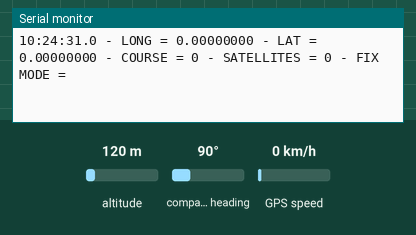
This sketch was run on a simulated ESP32. Parts: the last lines printed to the serial monitor. The inputs (shaded band) are chosen by the test bench; at power-on: altitude 120 m, compass heading 90°, GPS speed 0 km/h. The GPS gets a fix after 3 s at 37.7749, -122.4194 with 8 satellites.

Above: at 1.3 s.
1.4 s: altitude set to 20 m
At 2.4 s:
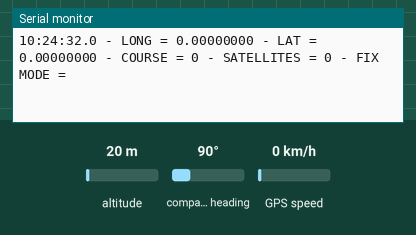
5.5 s: compass heading set to 7°
At 6.4 s:
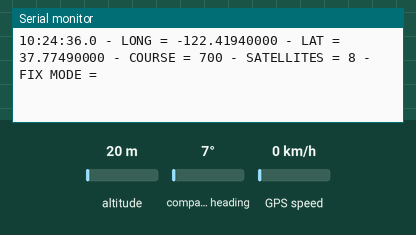
9.6 s: GPS speed set to 30 km/h
At 10.3 s:
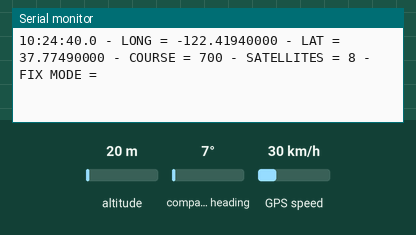
13.7 s: altitude set to 250 m
At 14.4 s:
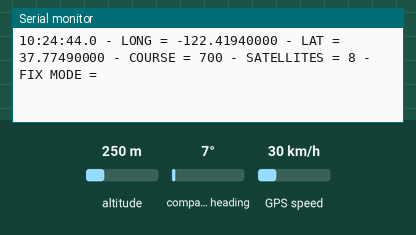
17.8 s: compass heading set to 90°
At 18.7 s:
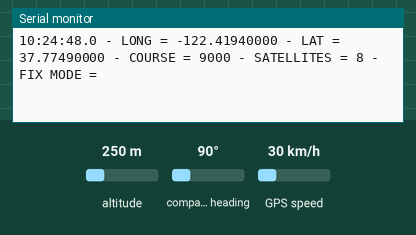
Timing chart, 0 to 21.9 s (numbered marks = the images above; inputs shaded):
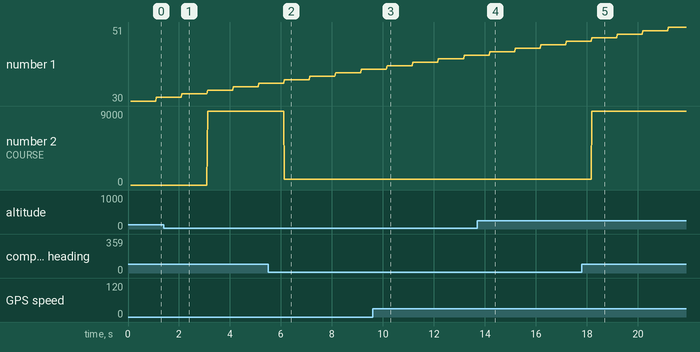

Measured:
- after the input at 5.5 s, the serial monitor: prints a new line after 0.62 s (image 2)
- after the input at 17.8 s, the serial monitor: prints a new line after 0.39 s (image 5)
- plotted number 2: 9000 → 700 after the input at 5.5 s, 700 → 9000 after the input at 17.8 s

The sketch:

3a-GNSS_test.ino
```cpp
/* ------------------------------------------------------
 *
 * @insipration:
 *     http://arduiniana.org/libraries/tinygpsplus/
 *
 * @brief:  This program feeds TinyGPSPlus object with GNSS_SERIAL buffer data
 *          and dumps updated GNSS time on USB (Serial) port.
 *
 * @board:
 *    ESP32 Feather
 *
 * @GNSS module:
 *    Drotek DP0601 RTK GNSS (XL F9P)
 *
 * @wiring:
 *      ESP32 RX        ->  DP0601 UART1 B3 (TX)
 *      ESP32 Vin (5V)  ->  DP0601 UART1 B1 (5V)
 *      ESP32 GND       ->  DP0601 UART1 B6 (GND)
 *
 * @ports:
 *      Serial (115200 baud)
 *      GNSS_SERIAL (configured baudrate for DP0601)
 *
 * ------------------------------------------------------
 */
/* ############################
 * #    GLOBAL DEFINITIONS                                         #
 * ############################
 */
/* ###################
 * #    LIBRARIES    #
 * ###################
 */
#include <TinyGPSPlus.h>

/* #################
 * #    PROGRAM    #
 * #################
 */

// GNSS serial port
HardwareSerial Serialrx(1);
#define PIN_RX 16
#define PIN_TX 17
// #define POWER_PIN 25 // used for F9P on Micro PCI Card

// TinyGPSPlus instance to store GNSS NMEA data (datetim, position, etc.)
TinyGPSPlus gps;
TinyGPSCustom gnssFixMode(gps, "GNGGA", 6);

void setup() {
  // pinMode(POWER_PIN, OUTPUT);
  // digitalWrite(POWER_PIN, HIGH);

  // Setup Serial ports for commmunication
  Serial.begin(115200);
  Serialrx.begin(115200, SERIAL_8N1, PIN_RX, PIN_TX);
  delay(100);
}

void loop() {
  // While GNSS_SERIAL buffer is not empty
  while (Serialrx.available())
    // Read buffer
    gps.encode(Serialrx.read());

  // Dump GNSS time (UTC)
  Serial.print(gps.time.hour());
  Serial.print(':');
  Serial.print(gps.time.minute());
  Serial.print(':');
  Serial.print(gps.time.second());
  Serial.print('.');
  Serial.print(gps.time.centisecond());
  Serial.print(" - LONG = ");
  Serial.print(gps.location.lng(),8); //Degree precision versus length (https://en.wikipedia.org/wiki/Decimal_degrees)
  Serial.print(" - LAT = ");
  Serial.print(gps.location.lat(),8);
  Serial.print(" - COURSE = ");
  Serial.print(gps.course.value());
  Serial.print(" - SATELLITES = ");
  Serial.print(gps.satellites.value());
  Serial.print(" - FIX MODE = ");
  Serial.print(gnssFixMode.value());

  Serial.println();
}
```
